Frame 1 (no input): blank canvas, image omitted
Frame 60 (the mouse pressed at the canvas centre just before this capture): blank canvas, image omitted
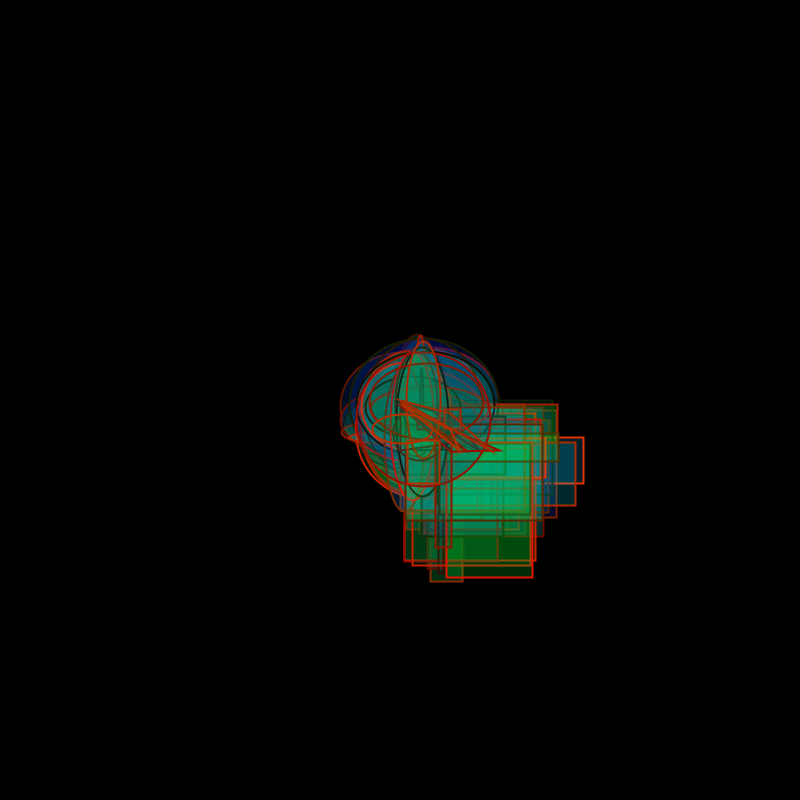
Frame 120 (the mouse held since frame 60 and released just before this capture)

The Processing sketch whose frames 1 and 60 were blank and that drew this single picture after the mouse press (run headless with seeded random() and noise(); from frame 60 on, the mouse is pressed at the canvas centre):

// Processing sketch: processing_115729
// ── processing_115729.pde

int x=0;
int y=0;
void setup(){
size(800,800);
smooth();
background(0);
}

void draw () {
  
  pushMatrix();               //push matrix may not be necessary in this code, however, i will improve it and add more shapes
  translate(mouseX,mouseY);    //start point is the pointer
  strokeWeight(2);            //lineweight
  
if (mousePressed==true) {                   //if mouse is pressed, it starts drawing lines      
   stroke(random(255),random(50),random(0));   //gives random colors (random (x) = numbers from 0 to x)
   fill(random(0),random(255),random(255),50);
 rect(random(50),random(50),random(150),random(150));   //gives random size and place (random (x) = numbers from 0 to x)
  ellipse(random(30),random(40),random(150),random(150));
  triangle(0,random(30),50,random(100),random(100),50);
  x=x+1;  }                                // each line is 3 bigger than the previous one
  else {                    //if mouse butto in not pressed, x=0
    x=0; }


  
popMatrix();
}
